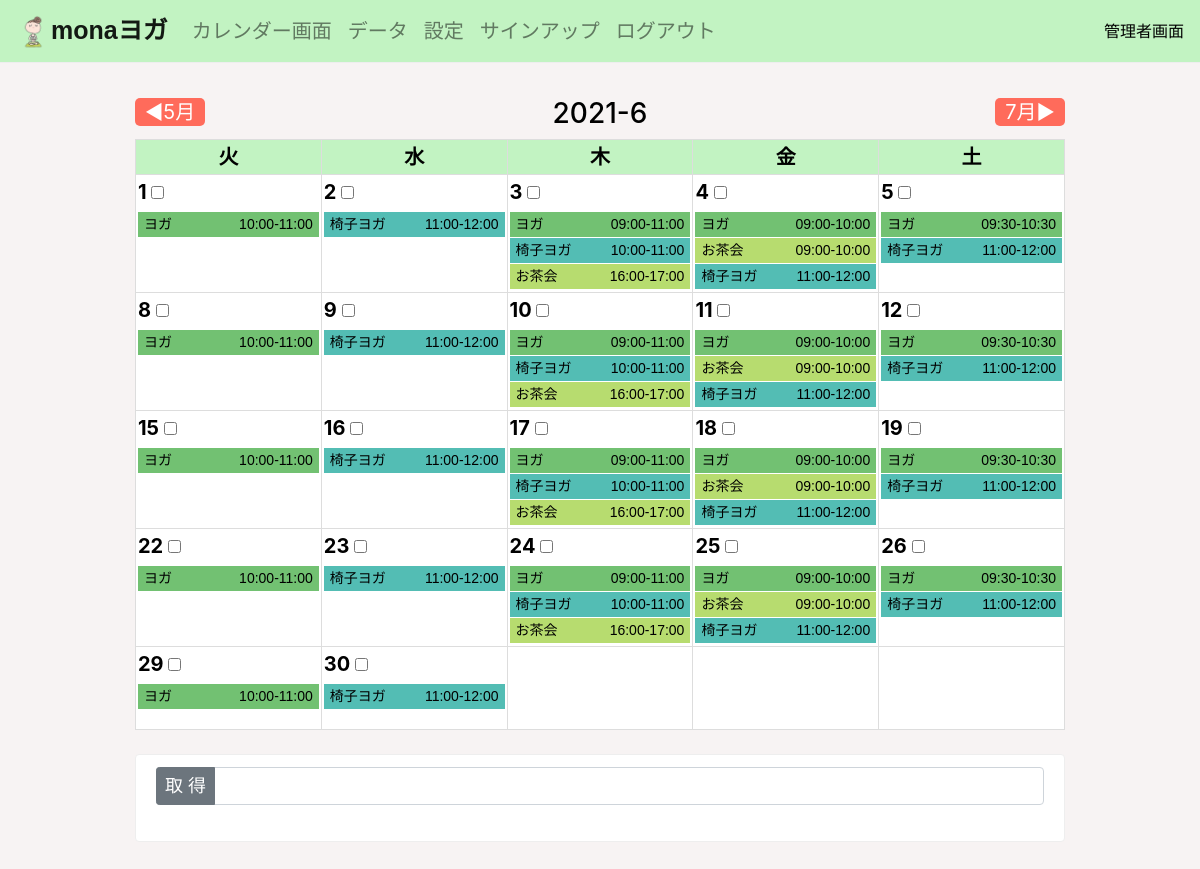
Page /book_admin/0 (signed in) on the committed database.
### yogaapp/models.py (models this page shows, shortened)
class PlanModel(models.Model):
    date = models.DateField('日付', null=True)
    month = models.CharField('年月', max_length=10, default=0)
    plan = models.CharField('プラン', max_length=100, default=0)
    short_plan_name = models.CharField('短縮プラン名', max_length=100, default=0)
    number_of_people = models.IntegerField('プランの予約人数', null=True, blank=True, default=0)
    booked_people = models.TextField('プランの予約者', default='', null=True, blank=True)
    booked_people_name = models.TextField('プランの予約者の名前', default='', null=True, blank=True)
    time = models.CharField('時間', max_length=50, default='10～11')
    location = models.CharField('場所', max_length=50, default='スタジオ')
    max_book = models.IntegerField('最大予約人数', default=7)
    plan_num = models.IntegerField('モデルナンバー', default=0)

### yogaapp/views/view2.py (the view, shortened to what this page needs)
# urls.py: path('book_admin/<month>', book_adminfunc, name='book_admin'),
@login_required
def book_adminfunc(request, month):
    a = CalendarAdmin(month)
    context = a.get_context_data()
    return render(request, 'book_admin.html', context)

### yogaapp/views/view2.py (called while the page is built)
    def adjust_year_month2(self, year, month):
        while True:
            if month > 12:
                year += 1
                month -= 12
            elif month < 1:
                year -= 1
                month += 12
            else:
                break
        return year, month

    def adjust_year_month(self):
        now = datetime.datetime.now(pytz.timezone('Asia/Tokyo'))
        self.year = now.year
        self.month = int(int(self.month_num) / 100 + now.month)
        (self.year, self.month) = self.adjust_year_month2(self.year, self.month)

    def make_pre_next_month(self):
        next_month = self.month + 1
        pre_month = self.month - 1
        if next_month > 12:
            next_month -= 12 * abs(int(next_month/12))
        if next_month <= 0:
            next_month += 12 * (abs(int(next_month/12)) + 1)
        if pre_month > 12:
            pre_month -= 12 * abs(int(pre_month/12))
        if pre_month <= 0:
            pre_month += 12 * (abs(int(pre_month/12)) + 1)
        return pre_month, next_month

    def get_calendar(self):
        c_str = calendar.month(self.year, self.month)
        c_str = c_str[c_str.find('\n', 25) + 1:]
        c_list = [] #カレンダーの日付リスト
        for i, c in enumerate(c_str.split('\n')[:-1]):
            if i == 0 and len(c.split()) <= 7:
                c_list = c_list + list(' ' * (7 - len(c.split()))) + c.split()
            elif i != 0 and len(c.split()) <= 7:
                c_list = c_list + c.split() + list(' ' * (7 - len(c.split())))
            else:
                c_list += c.split()
        self.c_list = c_list
        return c_list

    def plus_zero(self, num): #1ケタの月の先頭に0を足す
        return '0' + str(num) if len(str(num)) == 1 else str(num)

    def make_object_list(self):
        month_str = self.plus_zero(self.month) #1ケタの月の先頭に0を足す
        object_list = list(PlanModel.objects.filter(month=str(self.year) + "-" + month_str).order_by('time'))
        return object_list

    def exist_plan(self, object_list):
        plan_exist_list = set(item.plan for item in object_list)
        setting_plan_model = SettingPlanModel.objects.all().order_by('plan_num')
        setting_plan_model_exist = []
        for item in setting_plan_model:
            if item.name in plan_exist_list:
                setting_plan_model_exist.append(item)
        return setting_plan_model_exist

### templates/book_admin.html (shortened to what this page needs)
{% extends 'base.html' %}
{% load static %}
{% block customcss %}
<link rel="stylesheet" type="text/css" href="{% static 'book_admin.css' %}">
{% endblock customcss %}
{% block header %}
{% include 'header_admin.html' %}
{% endblock header %}
{% block content %}
<div class="container">
    <br>
    <div class="row">
        <div class="col-4" style="text-align: left;">
            <a href="" class="next-month" onclick="pre_month()">◀{{ pre_month }}月</a>
        </div>
        <div class="col-4">
            <h3 class="this-month">{{ year }}-{{ month2 }}</h3>
        </div>
        <div class="col-4" style="text-align: right;">
            <a href="" class="next-month" onclick="next_month()">{{ next_month }}月▶</a>
        </div>
    </div>
    <table width="100%">
        <thead style="background-color: rgb(194, 243, 194);">
            <th>火</th>
            <th>水</th>
            <th>木</th>
            <th>金</th>
            <th>土</th>
        </thead>
        {% for calendar_list in calendar_list_all %}
        <tr class="box">
            {% for c, object, plans in calendar_list %}
            <th>
                <p class="c">
                    {{ c }}
                    {% if c != ' ' %}
                    <input type="checkbox" class="checks" value="{{ c }}">
                    {% endif %}
                </p>
                {% if object != '' %}
                <a href="{% url 'detail' month object.date %}">
                    {% for plan in plans %}
                    <div class="when_big">
                        <p class="yoga_set yoga{{ plan.plan_num }}">{{ plan.plan}} <span class="hidden">{{ plan.time }}</span></p>
                    </div>
                    {% endfor %}
                </a>
                {% endif %}
            </th>
            {% endfor %}
        </tr>
        {% endfor %}
    </table>
    <br>
    <div class="alert alert-warning setting" role="alert">
        <form action="" method="POST" name="form1">{% csrf_token %}
            <div class="input-group flex-nowrap">
                <div class="input-group-prepend">
                    <input type="button" class="btn btn-secondary btn-sm" onclick="check_click()" value="取 得">
                </div>
                <input type="" class="form-control" placeholder="" id="checked" name="select_days" readonly
                    style="background-color: #fff;">
            </div>
            <br>
        </form>
    </div>
</div>
{% endblock content %}

### static/base.css (style rules this page uses)
body { background-color: rgb(247, 243, 243); color: #000; }
.container { margin-top: 10px; }
p, a { font-size: 20px; color: #000; }
.btn { font-size: 18px; }
.alert { border: 1px solid #eee; background-color: #fff; color: #000; }

### static/book_admin.css (style rules this page uses)
.this-month { display: block; text-align: center; }
.next-month { font-size: 20px; color: #fff; background-color: rgb(255, 107, 91); padding: 2px 10px; border-radius: 5px; margin-bottom: 0; }
table { background-color: #fff; color: #000; font-size: 20px; }
thead { text-align: center; }
tr th { border: 1px solid #ddd; }
.box { height: 83px; }
th { padding: 2px; width: 14.25%; vertical-align: top; }
.c { text-align: left; margin-bottom: 5px; }
.yoga1 { background-color: rgba(55, 167, 55, 0.7); }
.yoga2 { background-color: rgba(10, 161, 149, 0.7); }
.yoga3 { background-color: rgba(153, 205, 50, 0.7); }
.yoga_set { font-family: Arial, Helvetica, sans-serif; color: #000; text-align: left; padding: 2px 6px; margin-bottom: 0; text-decoration: none; transition: 0.5s; font-weight: normal; font-size: 16px; border-bottom: solid 1px #fff; overflow: hidden; }
.hidden { color: #000; float: right; font-size: 14px; }
@media (max-width: 1200px) { .yoga_set { font-size: 14px; } }

### rows in the picture
PlanModel: plan_num "1", plan "ヨガ", time "10:00-11:00"
PlanModel: plan_num "2", plan "椅子ヨガ", time "11:00-12:00"
PlanModel: c "3", plan "ヨガ", time "09:00-11:00"
PlanModel: plan "椅子ヨガ", time "10:00-11:00"
PlanModel: plan "お茶会", time "16:00-17:00"
PlanModel: c "4", plan "ヨガ", time "09:00-10:00"
PlanModel: plan "お茶会", time "09:00-10:00"
PlanModel: plan "椅子ヨガ", time "11:00-12:00"
PlanModel: c "5", plan "ヨガ", time "09:30-10:30"
PlanModel: plan "椅子ヨガ", time "11:00-12:00"
PlanModel: c "8", plan "ヨガ", time "10:00-11:00"
PlanModel: max_book "9", plan "椅子ヨガ", time "11:00-12:00"
PlanModel: c "10", plan "ヨガ", time "09:00-11:00"
PlanModel: plan "椅子ヨガ", time "10:00-11:00"
PlanModel: plan "お茶会", time "16:00-17:00"
PlanModel: c "11", plan "ヨガ", time "09:00-10:00"
PlanModel: plan "お茶会", time "09:00-10:00"
PlanModel: plan "椅子ヨガ", time "11:00-12:00"
PlanModel: c "12", plan "ヨガ", time "09:30-10:30"
PlanModel: plan "椅子ヨガ", time "11:00-12:00"
PlanModel: c "15", plan "ヨガ", time "10:00-11:00"
PlanModel: c "16", plan "椅子ヨガ", time "11:00-12:00"
PlanModel: c "17", plan "ヨガ", time "09:00-11:00"
PlanModel: plan "椅子ヨガ", time "10:00-11:00"
PlanModel: plan "お茶会", time "16:00-17:00"
PlanModel: c "18", plan "ヨガ", time "09:00-10:00"
PlanModel: plan "お茶会", time "09:00-10:00"
PlanModel: plan "椅子ヨガ", time "11:00-12:00"
PlanModel: c "19", plan "ヨガ", time "09:30-10:30"
PlanModel: plan "椅子ヨガ", time "11:00-12:00"
PlanModel: c "22", plan "ヨガ", time "10:00-11:00"
PlanModel: c "23", plan "椅子ヨガ", time "11:00-12:00"
PlanModel: c "24", plan "ヨガ", time "09:00-11:00"
PlanModel: plan "椅子ヨガ", time "10:00-11:00"
PlanModel: plan "お茶会", time "16:00-17:00"
PlanModel: c "25", plan "ヨガ", time "09:00-10:00"
PlanModel: plan "お茶会", time "09:00-10:00"
PlanModel: plan "椅子ヨガ", time "11:00-12:00"
PlanModel: c "26", plan "ヨガ", time "09:30-10:30"
PlanModel: plan "椅子ヨガ", time "11:00-12:00"
PlanModel: c "29", plan "ヨガ", time "10:00-11:00"
PlanModel: c "30", plan "椅子ヨガ", time "11:00-12:00"

### other values in the picture
{{ pre_month }} "5"
{{ year }} "2021"
{{ month2 }} "6"
{{ next_month }} "7"
